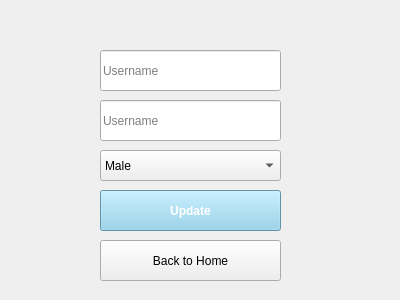
<?xml version="1.0" encoding="UTF-8"?>
<ui version="4.0">
 <class>updateForm</class>
 <widget class="QWidget" name="updateForm">
  <property name="geometry">
   <rect>
    <x>0</x>
    <y>0</y>
    <width>400</width>
    <height>300</height>
   </rect>
  </property>
  <property name="windowTitle">
   <string>Form</string>
  </property>
  <widget class="QLineEdit" name="username">
   <property name="geometry">
    <rect>
     <x>100</x>
     <y>50</y>
     <width>181</width>
     <height>41</height>
    </rect>
   </property>
   <property name="text">
    <string/>
   </property>
   <property name="placeholderText">
    <string>Username</string>
   </property>
  </widget>
  <widget class="QComboBox" name="gender">
   <property name="geometry">
    <rect>
     <x>100</x>
     <y>150</y>
     <width>181</width>
     <height>31</height>
    </rect>
   </property>
   <item>
    <property name="text">
     <string>Male</string>
    </property>
   </item>
   <item>
    <property name="text">
     <string>Female</string>
    </property>
   </item>
  </widget>
  <widget class="QPushButton" name="updateBtn">
   <property name="geometry">
    <rect>
     <x>100</x>
     <y>190</y>
     <width>181</width>
     <height>41</height>
    </rect>
   </property>
   <property name="styleSheet">
    <string notr="true">background-color:skyblue;
color:white;
font-weight: bold;</string>
   </property>
   <property name="text">
    <string>Update</string>
   </property>
  </widget>
  <widget class="QLineEdit" name="password">
   <property name="geometry">
    <rect>
     <x>100</x>
     <y>100</y>
     <width>181</width>
     <height>41</height>
    </rect>
   </property>
   <property name="text">
    <string/>
   </property>
   <property name="placeholderText">
    <string>Username</string>
   </property>
  </widget>
  <widget class="QPushButton" name="pushButton">
   <property name="geometry">
    <rect>
     <x>100</x>
     <y>240</y>
     <width>181</width>
     <height>41</height>
    </rect>
   </property>
   <property name="text">
    <string>Back to Home</string>
   </property>
  </widget>
 </widget>
 <resources/>
 <connections/>
</ui>
